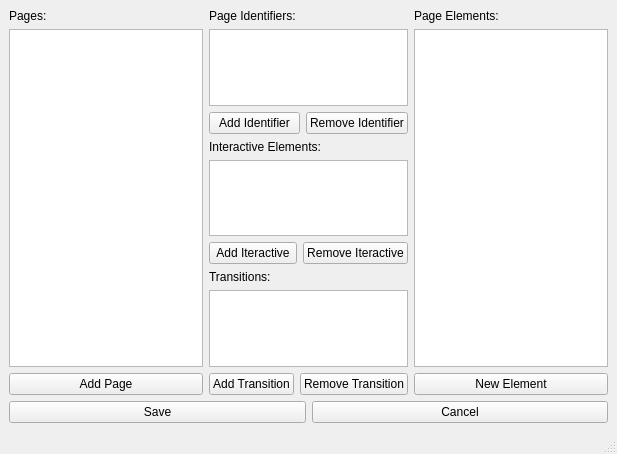
<?xml version="1.0" encoding="UTF-8"?>
<ui version="4.0">
 <class>MainWindow</class>
 <widget class="QMainWindow" name="MainWindow">
  <property name="geometry">
   <rect>
    <x>0</x>
    <y>0</y>
    <width>617</width>
    <height>454</height>
   </rect>
  </property>
  <property name="windowTitle">
   <string>MainWindow</string>
  </property>
  <widget class="QWidget" name="centralwidget">
   <layout class="QVBoxLayout" name="verticalLayout_4">
    <item>
     <layout class="QHBoxLayout" name="horizontalLayout_8">
      <item>
       <layout class="QVBoxLayout" name="verticalLayout">
        <item>
         <widget class="QLabel" name="label">
          <property name="text">
           <string>Pages:</string>
          </property>
         </widget>
        </item>
        <item>
         <widget class="QTreeView" name="page_tree"/>
        </item>
        <item>
         <layout class="QHBoxLayout" name="horizontalLayout">
          <item>
           <widget class="QPushButton" name="btnAddPage">
            <property name="text">
             <string>Add Page</string>
            </property>
           </widget>
          </item>
         </layout>
        </item>
       </layout>
      </item>
      <item>
       <layout class="QVBoxLayout" name="verticalLayout_2">
        <item>
         <widget class="QLabel" name="label_2">
          <property name="text">
           <string>Page Identifiers:</string>
          </property>
         </widget>
        </item>
        <item>
         <widget class="QListView" name="identifier_list"/>
        </item>
        <item>
         <layout class="QHBoxLayout" name="horizontalLayout_2">
          <item>
           <widget class="QPushButton" name="btnAddIdentifer">
            <property name="text">
             <string>Add Identifier</string>
            </property>
           </widget>
          </item>
          <item>
           <widget class="QPushButton" name="btnRemoveIdentifier">
            <property name="text">
             <string>Remove Identifier</string>
            </property>
           </widget>
          </item>
         </layout>
        </item>
        <item>
         <widget class="QLabel" name="label_3">
          <property name="text">
           <string>Interactive Elements:</string>
          </property>
         </widget>
        </item>
        <item>
         <widget class="QListView" name="interactive_list"/>
        </item>
        <item>
         <layout class="QHBoxLayout" name="horizontalLayout_4">
          <item>
           <widget class="QPushButton" name="btnAddInteractive">
            <property name="text">
             <string>Add Iteractive</string>
            </property>
           </widget>
          </item>
          <item>
           <widget class="QPushButton" name="btnRemoveInteractive">
            <property name="text">
             <string>Remove Iteractive</string>
            </property>
           </widget>
          </item>
         </layout>
        </item>
        <item>
         <widget class="QLabel" name="label_4">
          <property name="text">
           <string>Transitions:</string>
          </property>
         </widget>
        </item>
        <item>
         <widget class="QTreeView" name="transition_tree"/>
        </item>
        <item>
         <layout class="QHBoxLayout" name="horizontalLayout_5">
          <item>
           <widget class="QPushButton" name="btnAddTransition">
            <property name="text">
             <string>Add Transition</string>
            </property>
           </widget>
          </item>
          <item>
           <widget class="QPushButton" name="btnRemoveTransition">
            <property name="text">
             <string>Remove Transition</string>
            </property>
           </widget>
          </item>
         </layout>
        </item>
       </layout>
      </item>
      <item>
       <layout class="QVBoxLayout" name="verticalLayout_3">
        <item>
         <widget class="QLabel" name="label_5">
          <property name="text">
           <string>Page Elements:</string>
          </property>
         </widget>
        </item>
        <item>
         <widget class="QTreeView" name="element_tree">
          <property name="autoScroll">
           <bool>true</bool>
          </property>
         </widget>
        </item>
        <item>
         <widget class="QPushButton" name="btnNewElement">
          <property name="text">
           <string>New Element</string>
          </property>
         </widget>
        </item>
       </layout>
      </item>
     </layout>
    </item>
    <item>
     <layout class="QHBoxLayout" name="horizontalLayout_6">
      <item>
       <widget class="QPushButton" name="btnSave">
        <property name="text">
         <string>Save</string>
        </property>
       </widget>
      </item>
      <item>
       <widget class="QPushButton" name="btnCancel">
        <property name="text">
         <string>Cancel</string>
        </property>
       </widget>
      </item>
     </layout>
    </item>
   </layout>
  </widget>
  <widget class="QMenuBar" name="menubar">
   <property name="geometry">
    <rect>
     <x>0</x>
     <y>0</y>
     <width>617</width>
     <height>33</height>
    </rect>
   </property>
  </widget>
  <widget class="QStatusBar" name="statusbar"/>
 </widget>
 <resources/>
 <connections/>
</ui>
